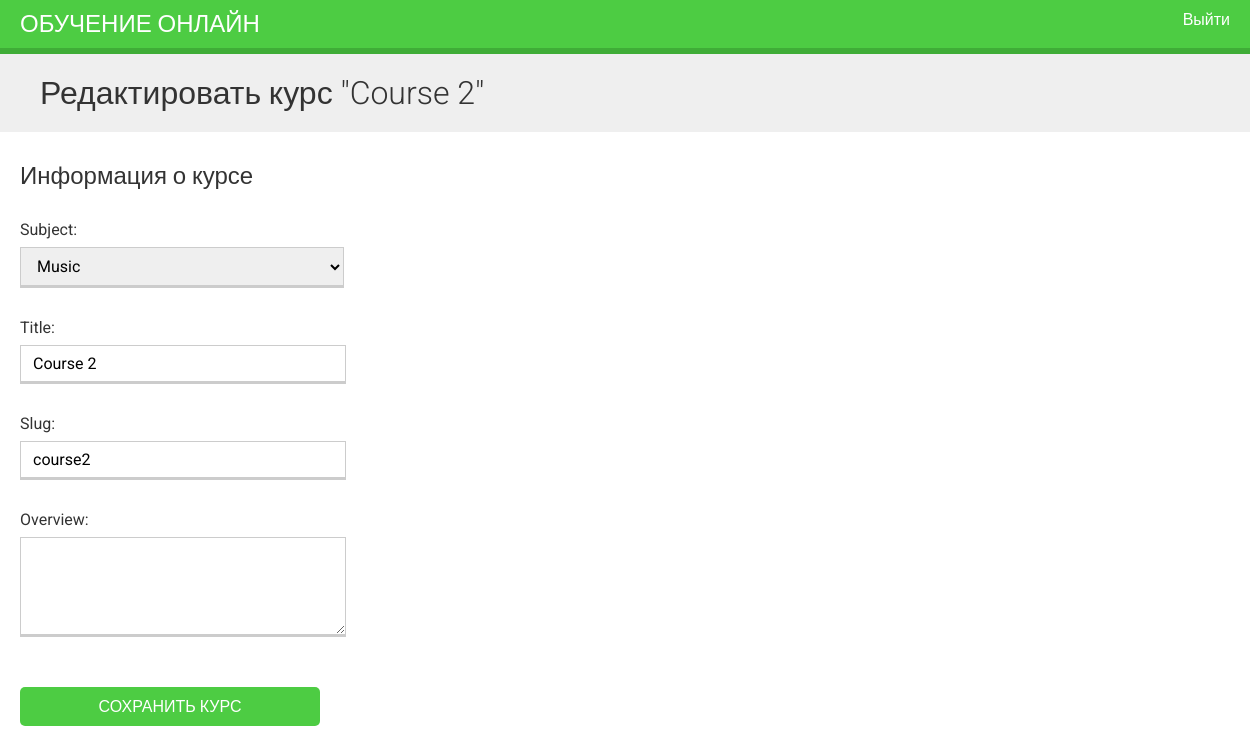
/course/2/edit/ (signed in), run on the app's committed database.
### courses/models.py (models this page shows, shortened)
class Course(models.Model):
    owner = models.ForeignKey(User,related_name='courses_created',on_delete=models.CASCADE)
    subject = models.ForeignKey(Subject,related_name='courses',on_delete=models.CASCADE)
    title = models.CharField(max_length=200)
    slug = models.SlugField(max_length=200, unique=True)
    overview = models.TextField()
    created = models.DateTimeField(auto_now_add=True)
    students = models.ManyToManyField(User,related_name='courses_joined',blank=True)
    class Meta:
        ordering = ['-created']

class Subject(models.Model):
    title = models.CharField(max_length=200)
    slug = models.SlugField(max_length=200, unique=True)
    class Meta:
        ordering = ['title']
    def __str__(self):
        return self.title

### courses/views.py (the view)
# urls.py: path('<pk>/edit/',views.CourseUpdateView.as_view(),name='course_edit'),
class CourseUpdateView(PermissionRequiredMixin,OwnerCourseEditMixin, UpdateView):
    permission_required = 'courses.change_course'

### courses/views.py (called while the page is built)
    def get_queryset(self):
        qs = super(OwnerMixin, self).get_queryset()
        return qs.filter(owner=self.request.user)

### courses/templates/courses/manage/course/form.html (shortened to what this page needs)
{% extends "base.html" %}
{% block content %}
  <h1>
    {% if object %}
      Редактировать курс "{{ object.title }}"
    {% else %}
      Создать новый курс
    {% endif %}
  </h1>
  <div class="module">
    <h2>Информация о курсе</h2>
    <form action="." method="post">
      {{ form.as_p }}
      <p><input type="submit" value="Сохранить курс"></p>
    </form>
  </div>
{% endblock %}

### courses/static/css/base.css (style rules this page uses)
body { margin:0; font-family:'Roboto', sans-serif; font-weight:400; color:#333; }
h1, h2, h3, h4, h5, h6 { font-family:'Roboto', sans-serif; font-weight:300; }
h1 { background:#efefef; width:100%; overflow:auto; padding:20px 0 20px 40px; margin:0; }
.module { padding:10px 20px; float:left; width:600px; }
.module p { margin:10px 0 20px; width:100%; float:left; }
form p { overflow:auto; }
label { float:left; clear:both; margin:0 0 8px 0; }
input, select, textarea { border:1px solid #ccc; border-bottom:3px solid #ccc; padding:8px 12px; font-size:16px; font-family:'Roboto', sans-serif; float:left; clear:both; width:300px; }
textarea { height:80px; }
select { width:324px; }
input[type=submit], a.button { border-radius:5px; background:#4dcc43; color:#fff; font-size:16px; text-transform:uppercase; border:none; padding:10px 20px; margin:20px 0; }

### data on the page
Course: title "Course 2", subject "Music", slug "course2"
Subject: title "Course 2"
